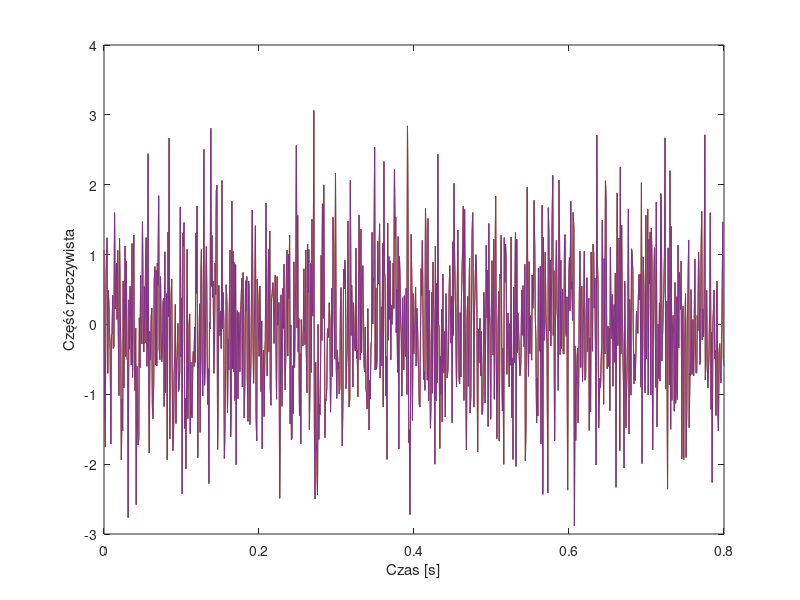
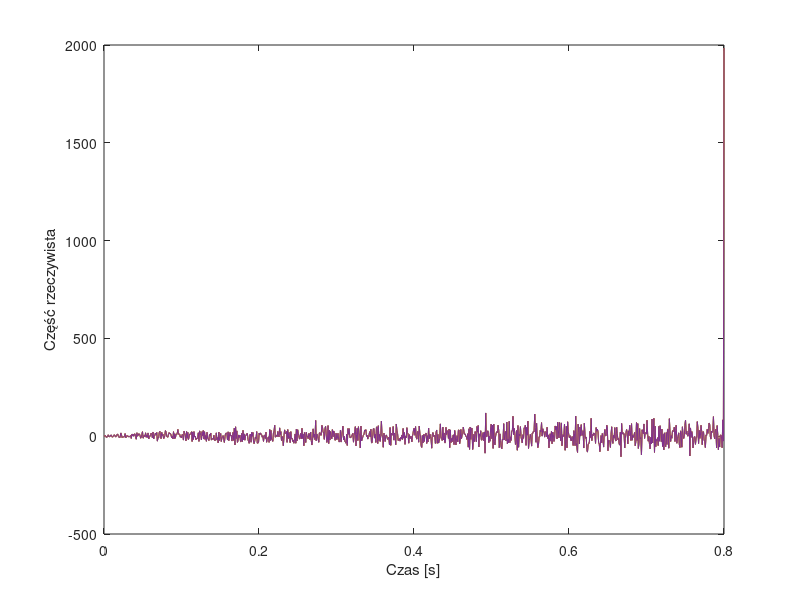

Source code (MATLAB) for these figures, in order:
clear all;
N = 1000;
A = 1;
y = A*complex(randn(1, N), randn(1, N));

y = y.';
B = conj(y(end:-1:1, 1));
%% Dodaj szum
y2_with_noise = repmat(y, 1, 4);


%% Filtracja
y2_with_noise_filtered = filter(B, 1, y2_with_noise);
y2_with_noise_filtered = real(y2_with_noise_filtered);

figure;
plot(linspace(0, 0.8, length(y2_with_noise)), real(y2_with_noise));
xlabel("Czas [s]");
ylabel("Część rzeczywista")

resolution_dpi = 400;
name = "images/zad8_real_signal_unfiltered.png";
exportgraphics(gcf, name, 'Resolution', resolution_dpi);

figure;
plot(linspace(0, 0.8, length(y2_with_noise_filtered)), y2_with_noise_filtered);
xlabel("Czas [s]");
ylabel("Część rzeczywista")

name = "images/zad8_real_signal_filtered.png";
exportgraphics(gcf, name, 'Resolution', resolution_dpi);

